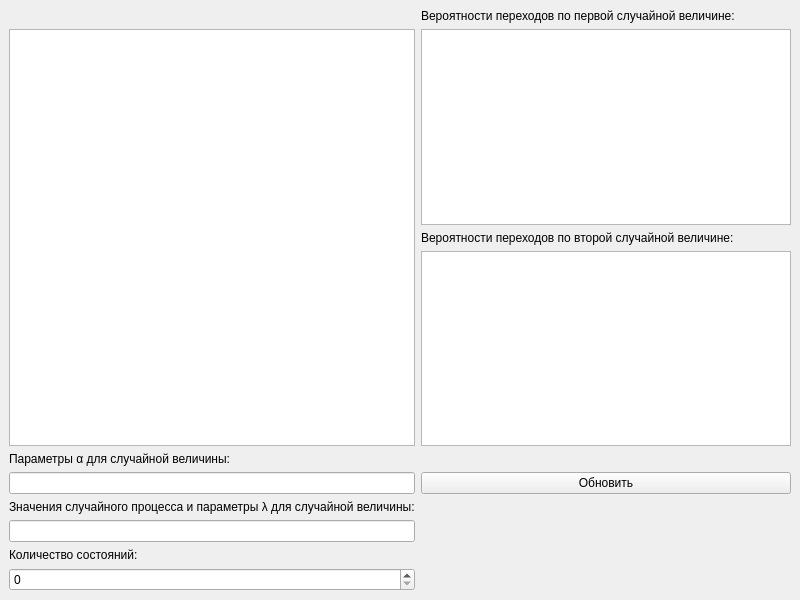
<?xml version="1.0" encoding="UTF-8"?>
<ui version="4.0">
 <class>MainWindow</class>
 <widget class="QMainWindow" name="MainWindow">
  <property name="geometry">
   <rect>
    <x>0</x>
    <y>0</y>
    <width>800</width>
    <height>600</height>
   </rect>
  </property>
  <property name="windowTitle">
   <string>MainWindow</string>
  </property>
  <widget class="QWidget" name="centralwidget">
   <layout class="QGridLayout" name="gridLayout">
    <item row="8" column="0">
     <widget class="QLabel" name="labelCountStates">
      <property name="text">
       <string>Количество состояний:</string>
      </property>
     </widget>
    </item>
    <item row="6" column="0">
     <widget class="QLabel" name="labelLambds">
      <property name="text">
       <string>Значения случайного процесса и параметры λ для случайной величины:</string>
      </property>
     </widget>
    </item>
    <item row="7" column="0">
     <widget class="QLineEdit" name="lambdaInput"/>
    </item>
    <item row="1" column="1">
     <widget class="QTableWidget" name="firstTransitionTable"/>
    </item>
    <item row="3" column="1">
     <widget class="QTableWidget" name="secondTransitionTable"/>
    </item>
    <item row="0" column="1">
     <widget class="QLabel" name="labelFirstTable">
      <property name="text">
       <string>Вероятности переходов по первой случайной величине:</string>
      </property>
     </widget>
    </item>
    <item row="9" column="0">
     <widget class="QSpinBox" name="stateSpinBox"/>
    </item>
    <item row="4" column="0">
     <widget class="QLabel" name="labelAplpha">
      <property name="text">
       <string>Параметры α для случайной величины:</string>
      </property>
     </widget>
    </item>
    <item row="5" column="0">
     <widget class="QLineEdit" name="alphaInput"/>
    </item>
    <item row="1" column="0" rowspan="3">
     <widget class="QGraphicsView" name="graphicsView"/>
    </item>
    <item row="5" column="1">
     <widget class="QPushButton" name="updateButton">
      <property name="text">
       <string>Обновить</string>
      </property>
     </widget>
    </item>
    <item row="2" column="1">
     <widget class="QLabel" name="labelSecondTable">
      <property name="text">
       <string>Вероятности переходов по второй случайной величине:</string>
      </property>
     </widget>
    </item>
   </layout>
  </widget>
 </widget>
 <resources/>
 <connections/>
</ui>
